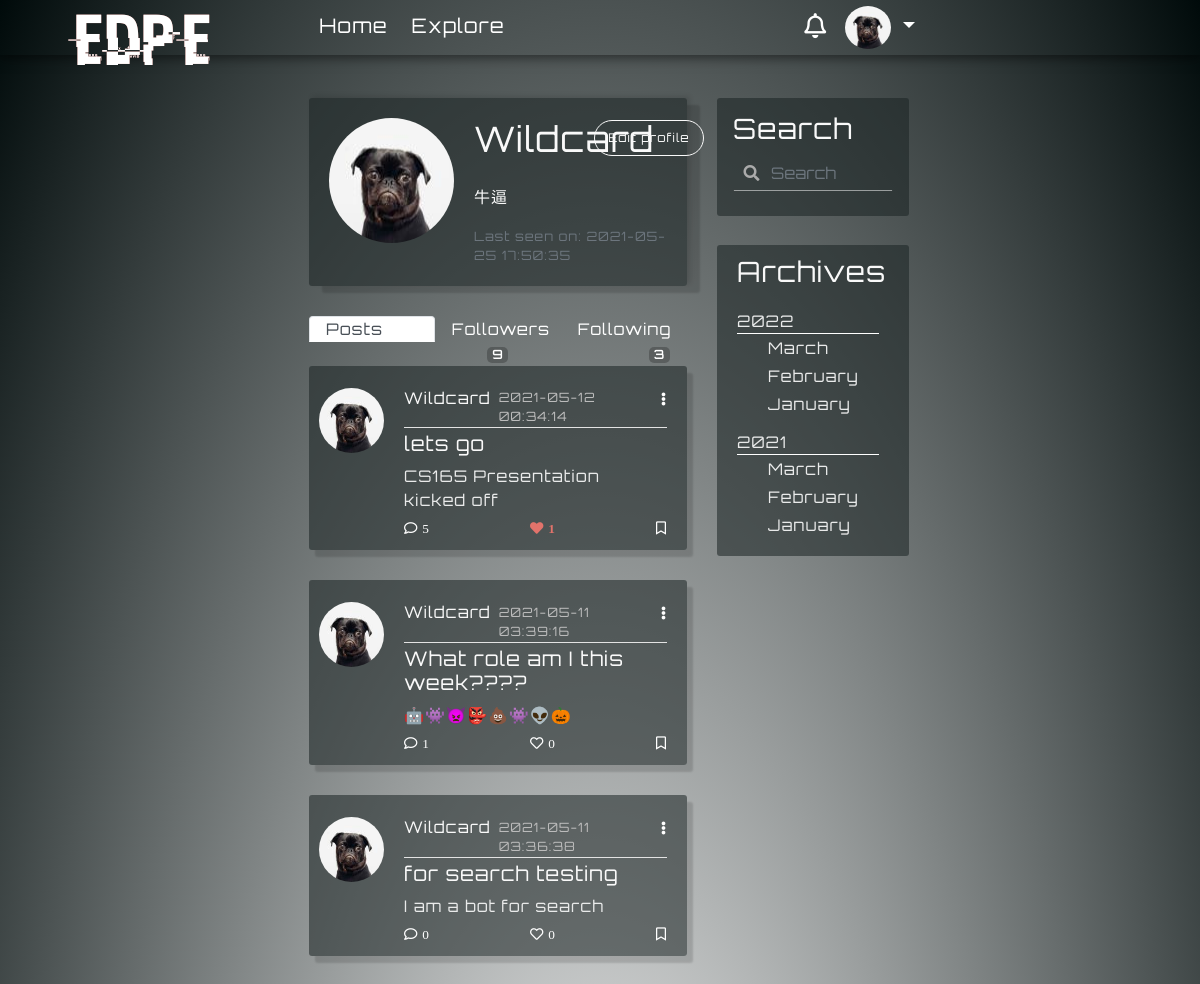
The page /user/Wildcard (signed in) on the database as committed earlier.
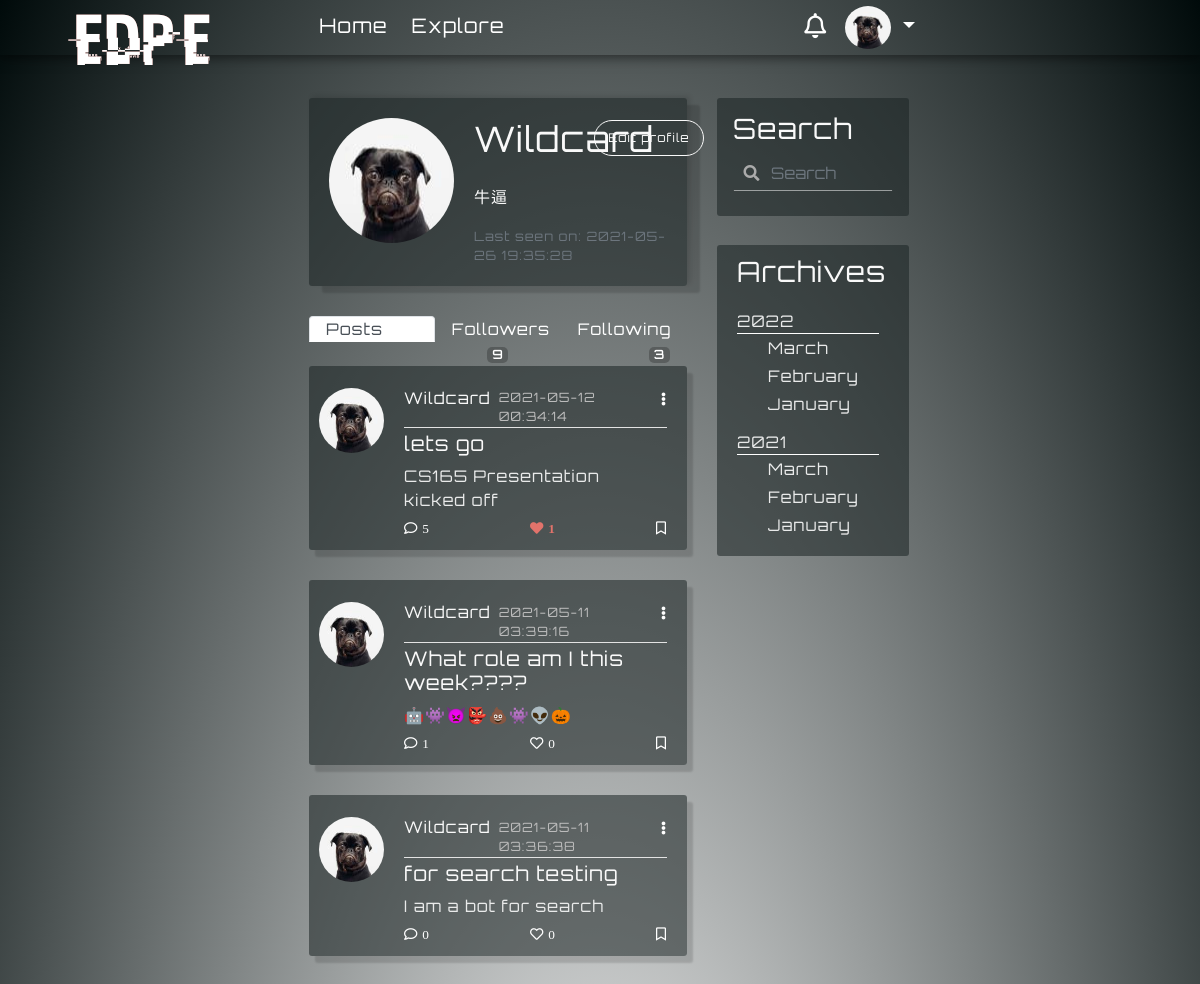
The same page on the database as committed later.
### myBlogApp/models.py (models this page shows, shortened)
class User(UserMixin, db.Model):
    id = db.Column(db.Integer, primary_key=True)
    username = db.Column(db.String(64), index=True, unique=True)
    email = db.Column(db.String(120), index=True, unique=True)
    image_file = db.Column(db.String(200), default='default.png')
    password_hash = db.Column(db.String(128))
    about_me = db.Column(db.String(140))
    last_seen = db.Column(db.DateTime, default=datetime.utcnow())
    posts = db.relationship('Post', backref='author', foreign_keys='Post.user_id', lazy=True)
    comments = db.relationship('Comment', backref='c_author', foreign_keys='Comment.author_id', lazy='dynamic')
    followed = db.relationship(
        'User', secondary=followers,
        primaryjoin=(followers.c.follower_id == id),
        secondaryjoin=(followers.c.followed_id == id),
        backref=db.backref('followers', lazy='dynamic'), lazy='dynamic')
    liked = db.relationship('Like_Post', foreign_keys='Like_Post.liked_user_id', backref='liked_author', lazy='dynamic')
    message_sent = db.relationship('Message', foreign_keys='Message.sender_id', backref='author', lazy='dynamic')
    message_received = db.relationship('Message', foreign_keys='Message.recipient_id', backref='recipient', lazy='dynamic')
    last_message_read_time = db.Column(db.DateTime)
    notifications = db.relationship('Notification', foreign_keys='Notification.notification_user_id',
                                    backref='notification_user', lazy='dynamic')
    def new_messages(self):
        last_read_time = self.last_message_read_time or datetime(1900, 1, 1)
        return Message.query.filter_by(recipient=self).filter(Message.timestamp > last_read_time).count()
    def has_liked_post(self, post):
        return Like_Post.query.filter(
            Like_Post.liked_user_id == self.id,
            Like_Post.liked_post_id == post.id).count() > 0

class SearchableMixin(object):
    @classmethod
    def before_commit(cls, session):
        session._changes = {
            'add': list(session.new),
            'update': list(session.dirty),
            'delete': list(session.deleted)
        }
    @classmethod
    def after_commit(cls, session):
        for obj in session._changes['add']:
            if isinstance(obj, SearchableMixin):
                add_to_index(obj.__tablename__, obj)
        for obj in session._changes['update']:
            if isinstance(obj, SearchableMixin):
                add_to_index(obj.__tablename__, obj)
        for obj in session._changes['delete']:
            if isinstance(obj, SearchableMixin):
                remove_from_index(obj.__tablename__, obj)
        session._changes = None

class Post(SearchableMixin, db.Model):
    __searchable__ = ['body']
    id = db.Column(db.Integer, primary_key=True)
    title = db.Column(db.String(100))
    body = db.Column(db.String(140))
    post_picture = db.Column(db.String(200))
    timestamp = db.Column(db.DateTime, index=True, default=datetime.utcnow)
    user_id = db.Column(db.Integer, db.ForeignKey('user.id'))
    comment = db.relationship('Comment', backref='post', foreign_keys='Comment.post_id', lazy='dynamic')
    comment_num = db.Column(db.Integer, default=0)
    likes = db.relationship('Like_Post', backref='l_post', lazy='dynamic')

### myBlogApp/routes.py (the view)
@app.route('/user/<string:username>', methods=['POST', 'GET'])
@login_required
def user_posts(username):
    if request.method == 'POST':
        following_name = request.get_json()
        boolean = check_if_following(following_name)
        return jsonify({'error': boolean})
    page = request.args.get('page', 1, type=int)
    user = User.query.filter_by(username=username).first_or_404()
    posts = Post.query.filter_by(author=user).order_by(Post.timestamp.desc()).paginate(page=page, per_page=1000)
    return render_template('profile-dashboard.html', title='Users Posts', posts=posts, user=user)

### myBlogApp/templates/profile-dashboard.html (shortened to what this page needs)
{% extends 'base.html' %}
{% block content %}
    <div class="content-section box-s-control">
        <div class="media">
            <img class="rounded-circle account-img" src="{{ url_for('static', filename='profile/' + user.image_file) }}">
            <div class="media-body">
                <div style=" justify-content: space-between; margin-left: 0" class="row">
                    <h3 class="account-heading heading-margin-control">{{ user.username }}</h3>
                   {% if user == current_user %}
                            <a class="btn btn-profile" id="edit-profile" rel="6" data-toggle="modal" data-target="#exampleModalCenter3" href="{{ url_for('user')}}">Edit profile</a>
                            {% elif not current_user.is_following(user) %}
                            <a  class="btn btn-profile" id="f_f" rel="{{ url_for('follow', username=user.username) }}" href="javascript:">Follow</a>
                            {% else %}
                            <a  class="btn btn-profile" id="uf_f" rel="{{ url_for('unfollow', username=user.username) }}" href="javascript:">Unfollow</a>
                            {% endif %}
                    </div>
                    {% if user.about_me %}<h6 class="h6-margin-control" id="test6">{{ user.about_me }}</h6>{% endif %}
                    {% if user.last_seen %}<p class="p-margin-control text-secondary">Last seen on: {{ user.last_seen.strftime('%Y-%m-%d %T') }}</p>{% endif %}
            </div>
        </div>
    </div>
    <ul class="nav nav-tabs tab-border-control " id="myTab" role="tablist">
      <li class="nav-item equel-width">
        <a class="nav-link active tab-btn" style="text-align: start" id="home-tab" data-toggle="tab" href="#home" role="tab" aria-controls="home" aria-selected="true">Posts</a>
      </li>
      <li class="nav-item equel-width">
        <a class="nav-link tab-btn" style="text-align: center" id="profile-tab " data-toggle="tab" href="#profile" role="tab" aria-controls="profile" aria-selected="false">Followers <span class="badge badge-secondary badge-color-control">{{ user.followers.count() }}</span></a>
      </li>
      <li class="nav-item equel-width">
        <a class="nav-link tab-btn" style="text-align: end" id="contact-tab " data-toggle="tab" href="#contact" role="tab" aria-controls="contact" aria-selected="false">Following <span class="badge badge-secondary badge-color-control">{{ user.followed.count() }}</span></a>
      </li>
    </ul>
    <div class="tab-content" id="myTabContent">
      <div class="tab-pane fade show active " id="home" role="tabpanel" aria-labelledby="home-tab">
          {% include 'post_on_profile.html' %}
      </div>
    </div>
{% endblock %}

### myBlogApp/templates/base.html (shortened to what this page needs)
<!DOCTYPE html>
<html lang="en">
<head>
    <link rel="stylesheet" href="https://stackpath.bootstrapcdn.com/bootstrap/4.4.1/css/bootstrap.min.css">
    <link rel="stylesheet" href="https://cdnjs.cloudflare.com/ajax/libs/croppie/2.6.2/croppie.min.css">
    <link href="https://cdnjs.cloudflare.com/ajax/libs/font-awesome/5.12.1/css/all.min.css" rel="stylesheet">
    <link href="https://cdnjs.cloudflare.com/ajax/libs/font-awesome/5.12.1/css/regular.min.css" rel="stylesheet">
    <link href="https://cdnjs.cloudflare.com/ajax/libs/font-awesome/5.12.1/css/brands.min.css" rel="stylesheet">
    <link href="https://cdnjs.cloudflare.com/ajax/libs/emojionearea/3.4.1/emojionearea.min.css" rel="stylesheet">
    <link rel="stylesheet" type="text/css" href="{{ url_for('static', filename = 'temp212.css') }}">
    <link rel="stylesheet" type="text/css" href="{{ url_for('static', filename = 'nav84.css') }}">
    <link rel="stylesheet" type="text/css" href="{{ url_for('static', filename = 'account208.css') }}">
    <link rel="stylesheet" type="text/css" href="{{ url_for('static', filename = 'btn-style10.css') }}">
    <link rel="stylesheet" type="text/css" href="{{ url_for('static', filename = 'search3.css') }}">
    <link rel="stylesheet" type="text/css" href="{{ url_for('static', filename = 'envelop5.css') }}">
</head>
<body>
    <header>
    {% include 'navbar.html' %}
    </header>
    <div id="particles-js">
    <main role="main" class="container bigger-container" >
      <div class="row">
        <div class="col-lg-8">
       {% block content %}{% endblock %}
        </div>
        <div class="col-lg-4">
            <div class="row">
                <div class="content-section border-width-control left-mar-base padding-search">
                  <h3>Search</h3>
                  <div class="form-group has-search">
                    <span class="fa fa-search form-control-feedback"></span>
                    {% if g.search_form %}
                      <form class="navbar-form navbar-left" method="get" action="{{ url_for('search') }}">
                        <div class="form-group">
                            {{ g.search_form.q(size=20, class='form-control search-form form-control-change', placeholder=g.search_form.q.label.text) }}
                        </div>
                     </form>
                    {% endif %}
                  </div>
                </div>
                <div class="content-section border-width-control left-mar-base padding-archives">
                    <h3>Archives</h3>
                    <ul class="list-group list-group-flush">
                      <li class="list-group-item prior-list-padding-control">2022</li>
                        <ul class="list-group list-group-flush list-margin">
                            <li class="list-group-item secondary-list-padding-control">March</li>
                            <li class="list-group-item secondary-list-padding-control">February</li>
                            <li class="list-group-item secondary-list-padding-control">January</li>
                        </ul>
                      <li class="list-group-item prior-list-padding-control">2021</li>
                         <ul class="list-group list-group-flush list-margin ">
                            <li class="list-group-item secondary-list-padding-control">March</li>
                            <li class="list-group-item secondary-list-padding-control">February</li>
                            <li class="list-group-item secondary-list-padding-control">January</li>
                        </ul>
                    </ul>
                </div>
            </div>
        </div>
      </div>
    </main>
    </div>
</body>
</html>

### myBlogApp/templates/navbar.html (shortened to what this page needs)
<nav class="navbar fixed-top navbar-expand-lg scrolling-navbar font-control">
    <div class="collapse navbar-collapse" id="navbarSupportedContent">
      <a class="navbar-brand nav-margin-control logo-style" href="{{ url_for('home') }}"><div class="logo-font glitch-effect" data-text="EDPE">EDPE</div> </a>
      <ul class="navbar-nav mr-auto">
        <li class="nav-item active">
          <a class=" hover-control link-control padding-control" id="homeLink" href={{ url_for("home")}}>Home</a>
        </li>
        <li class="nav-item">
          <a class=" hover-control link-control padding-control" id="exploreLink" href={{ url_for("explore")}}>Explore</a>
        </li>
      </ul>
      {% if current_user.is_anonymous %}
          <a class="btn btn-outline-white btn-outline login-button-margin-control js-anchor1"  data-toggle="modal" data-backdrop="false" data-target="#modalForLogin" href="{{ url_for('login')}}">login</a>
      {% else %}
        <a href='{{url_for('messages')}}' class="notification">
          <i class="far fa-bell bell-size"></i>
            {% set new_messages = current_user.new_messages() %}
        </a>
      {% endif %}
        <div>
        {% if current_user.is_anonymous %}
            <a class="btn btn-outline-white btn-outline signup-button-margin-control js-anchor2"  data-toggle="modal" data-target="#exampleModalCenter1"  data-backdrop="false" href="{{ url_for('register')}}">Sign Up</a>
        {% else %}
            <ul class="navbar-nav" id="nav">
                <li class="nav-item dropdown">
                    <a class="nav-link dropdown-toggle" href="#" id="navbarDropdownMenuLink1" role="button" data-toggle="dropdown" aria-haspopup="true" aria-expanded="false" >
                      {% if current_user.is_anonymous %}
                        <img alt="default avatar" class="rounded-circle avatar" src="{{  url_for('static', filename='profile/default.png' )}}">
                        {% else %}
                       <img alt="avatar" class="rounded-circle avatar" src="{{  url_for('static', filename='profile/' + current_user.image_file)}}">
                        {% endif %}
                    </a>
                </li>
             </ul>
        {% endif %}
        </div>
    </div>
</nav>

### myBlogApp/templates/post_on_profile.html (shortened to what this page needs)
{% for post in posts.items %}
    <article class="media content-section border-w-0 art-link">
        <a class="mr-1"  href="{{ url_for('user_posts', username=post.author.username) }}">
            <img class="rounded-circle article-img" src="{{ url_for('static', filename = 'profile/' + post.author.image_file) }}">
    </a>
      <div class="media-body">
        <div class="article-metadata space-control">
          <a class="mr-2" style="font-weight: 500" href="{{ url_for('user_posts', username=post.author.username) }}">{{ post.author.username }}</a>
          <small class=" small-margin-control ">{{ post.timestamp.strftime('%Y-%m-%d %T') }}</small>
                <div class="dropdown">
                     <a class="comment-color dropdown-toggle toggle-remove", id="navbarDropdownMenuLink2" data-toggle="dropdown" aria-haspopup="true" aria-expanded="false" href="#"><i class="fas fa-ellipsis-v immune-click add-padding"></i></a>
                </div>
        </div>
        <h5><a class="article-title" href="{{ url_for('post', post_id = post.id) }}">{{ post.title }}</a></h5>
        <p class="article-content">{{ post.body }}</p>
         <div class="article-metadata pm-control check-index-for-like-profile space-control" >
            <a class="comment-color", id="addComments" data-toggle="modal" data-target="#exampleModalCenter2" rel="6"  href="{{ url_for('addComments', post_id= post.id) }}"><i class="far fa-comment i-margin-control immune-click">{{ post.comment_num }}</i></a>
            {% if current_user.has_liked_post(post)%}
                <a class="comment-color unlike-link-home", id="ul_l" rel="{{ url_for('unlike', post_id = post.id) }}" href="javascript:"><i class="fas fa-heart i-margin-control i-color-change i-like immune-click">{{post.likes.count()}}</i></a>
            {% else %}
                <a class="comment-color like-link-home ", id="l_l" rel="{{ url_for('like', post_id = post.id) }}" href="javascript:"><i class="far fa-heart i-margin-control i-like immune-click">{{post.likes.count()}}</i></a>
            {% endif %}
            <a class="comment-color",   href="#"><i class="far fa-bookmark immune-click"></i></a>
         </div>
      </div>
    </article>
{% endfor %}

Rows that differ between the two databases and show on the page:
changed User "Wildcard": last_seen "2021-05-25 17:50:35" → "2021-05-26 19:35:28"
